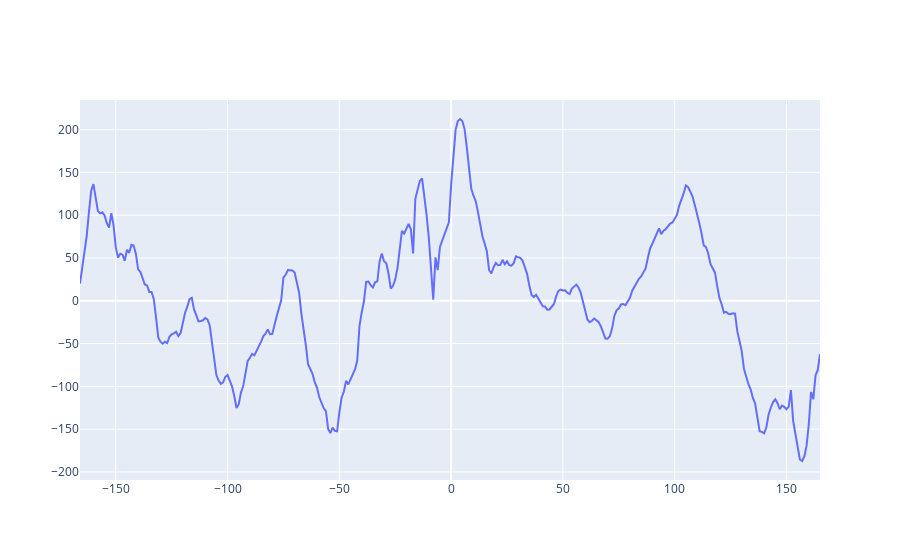

Notebook code cell kept with this figure:
### Code cell
cross_Cor = np.correlate(omega_hat, chase_df.loc[:,'chase_phi'], mode='full')
x_Axis = np.arange(-len(omega_hat), len(omega_hat), 1)
fig = go.Figure(data=go.Scatter(x = x_Axis, y=cross_Cor))
fig.show()
fig.write_html("../dataFolders/MuscaChasingMusca/Sampled1K_Figures/Chase_relationships/" + name + "phi_cross_cor.html")

### Figure 1 — Plotly figure (JSON) as saved in the notebook; plotly's stock layout.template omitted (floating-point values rounded to 4 significant figures; data arrays with more than 128 entries replaced by an {"elided": "..."} marker saying what was removed)
{"data": [{"type": "scatter", "x": {"elided": "332 int values"}, "y": {"elided": "334 float values"}}], "layout": {}}
